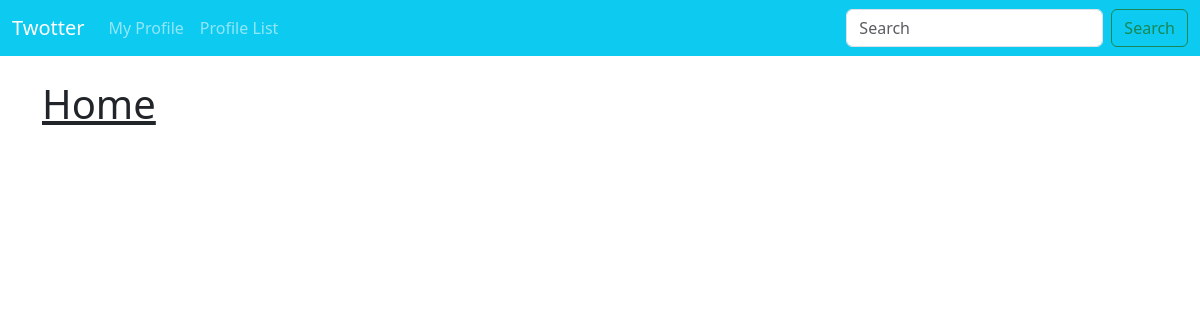
The page / (signed in) on the database as committed earlier.
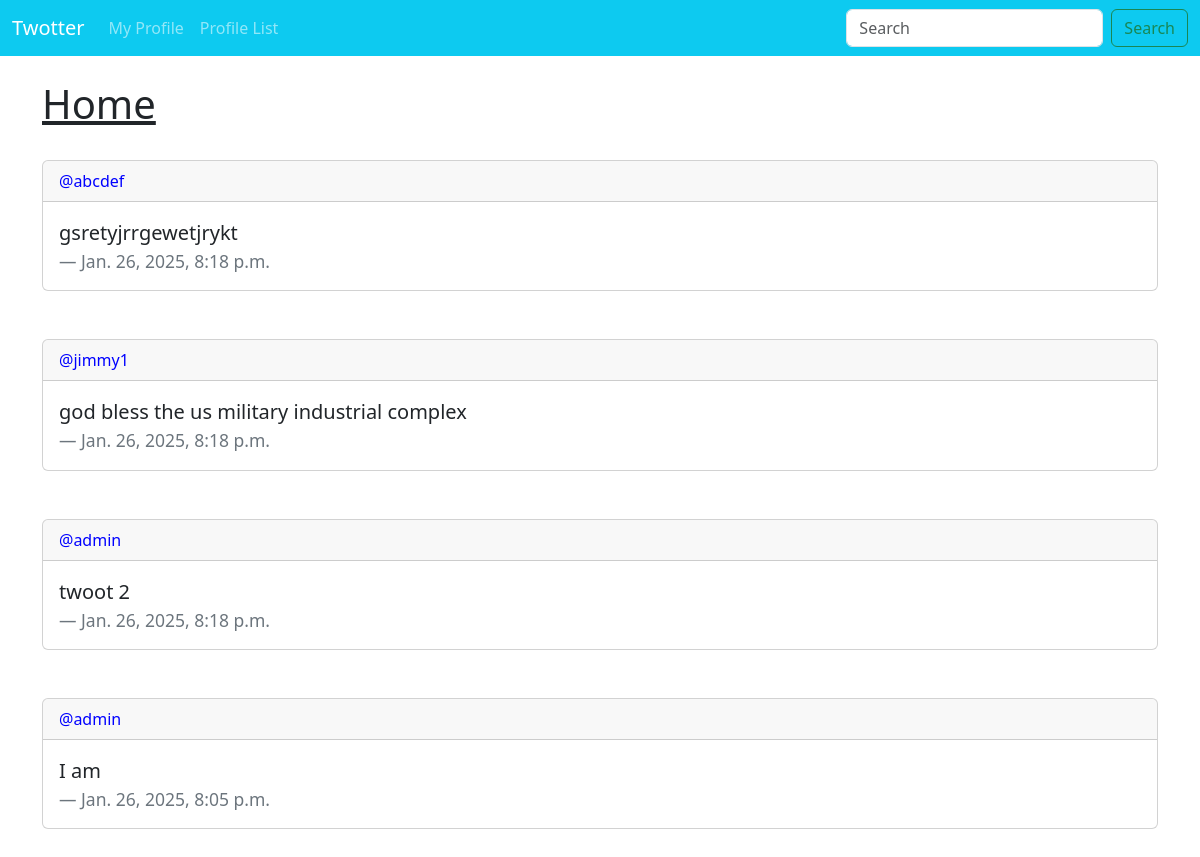
The same page on the database as committed later.
### social/models.py (models this page shows, shortened)
class Twoot(models.Model): #model for a twooter (offbrand tweet)
    user = models.ForeignKey( #many to one relationship between twoot and user, since many tweets can belong to one user
        User,
        related_name="Twoots", #so you can access twoots of a user
        on_delete=models.DO_NOTHING)
    body = models.CharField(max_length=256) #max character count for twoot is 256
    created_at = models.DateTimeField(auto_now_add=True) #created at date is used for sorting

### social/views.py (the view)
# urls.py: 2. Add a URL to urlpatterns:  path('', views.home, name='home')
def home(request):
    if request.user.is_authenticated:
        twoots = Twoot.objects.all().order_by("-created_at") #gets all twoots ordered newest to oldest
    return render(request, 'home.html',{"twoots":twoots})

### social/templates/home.html
{% extends 'base.html' %}
{% block content %}
<br><h1><u>Home</u></h1><br>
{% for twoot in twoots %}
<div class="card">
  <div class="card-header">
      <a href="{% url 'profile' twoot.user.profile.user_id %}" style="text-decoration:none; color:blue;" >@{{ twoot.user|lower }}</a>
  </div>
  <div class="card-body">
    <blockquote class="blockquote mb-0">
      <p>{{ twoot.body }}</p>
      <footer class="blockquote-footer">{{ twoot.created_at }}</footer>
    </blockquote>
  </div>
</div>
<br><br>
{% endfor %}
{% endblock %}

### social/templates/base.html (shortened to what this page needs)
<!doctype html>
<html lang="en">
  <head>
    <link href="https://cdn.jsdelivr.net/npm/bootstrap@5.3.3/dist/css/bootstrap.min.css" rel="stylesheet">
  </head>
  <body>
  {% include 'navbar.html' %}
  <div class="container">
      {% block content %}
      {% endblock %}
  </div>
  </body>
</html>

### social/templates/navbar.html (shortened to what this page needs)
<nav class="navbar navbar-expand-lg navbar-dark bg-info">
  <div class="container-fluid">
    <a class="navbar-brand" href="{% url 'home' %}">Twotter</a>
    <div class="collapse navbar-collapse" id="navbarSupportedContent">
      <ul class="navbar-nav me-auto mb-2 mb-lg-0">
        {% if user.is_authenticated %}
          <li class="nav-item">
            <a class="nav-link" href="{% url 'profile' request.user.id %}">My Profile</a>
          </li>
        {% endif %}
        <li class="nav-item">
          <a class="nav-link" href="{% url 'profile_list' %}">Profile List</a>
        </li>
      </ul>
      <form class="d-flex" role="search">
        <input class="form-control me-2" type="search" placeholder="Search" aria-label="Search">
        <button class="btn btn-outline-success" type="submit">Search</button>
      </form>
    </div>
  </div>
</nav>

Rows that differ between the two databases and show on the page:
added Twoot: user "abcdef", body "gsretyjrrgewetjrykt", created_at "Jan. 26, 2025, 8:18 p.m."
added Twoot: user "jimmy1", body "god bless the us military industrial complex", created_at "Jan. 26, 2025, 8:18 p.m."
added Twoot: user "admin", body "twoot 2", created_at "Jan. 26, 2025, 8:18 p.m."
added Twoot: user "admin", body "I am", created_at "Jan. 26, 2025, 8:05 p.m."
